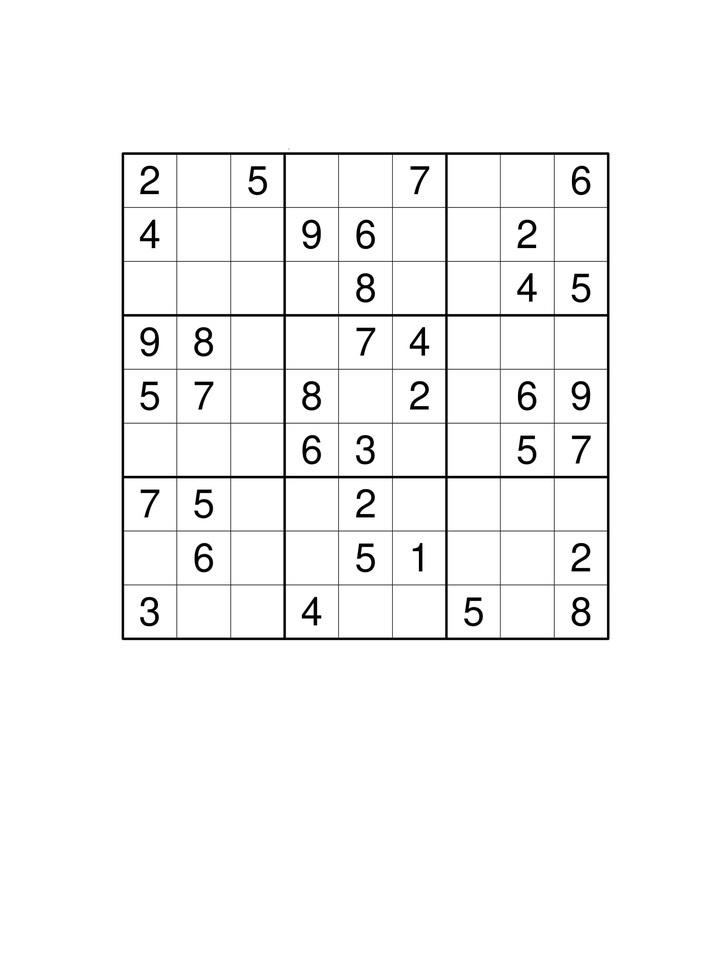
#> input picture source/test_imgs/1.jpg, 725 x 973 px, shrunk from 1639 x 2200 before the run
$ python -i ImagePreProcessor.py   (imports and definitions only)
#> lines starting #> are read from the running program, lines starting #| are printed output that depends on the picture; after the words box and inside, x2 and y2 are one past the last pixel; in counts of white or black regions, pixels touching at a corner belong together
#> further down, picture is the input picture: shape (973, 725, 3); min 0, max 255, mean 247.3
import cv2
from numpy import ndarray


class PreProcessor:
    def __init__(self):
        pass

    def process_image(self, image: ndarray) -> ndarray:
        """The image processor itself. What the function does: grayscale,
            Gaussian blur, adaptive threshold (binarization), inversion, morph,
            dilatation.

        Args:
            image (ndarray): The image to process.

        Returns:
            ndarray: The processed image.
        """
        # grayscale image
        image = cv2.cvtColor(image, cv2.COLOR_BGR2GRAY)

        # blur image
        image = cv2.GaussianBlur(image, (9, 9), 0)
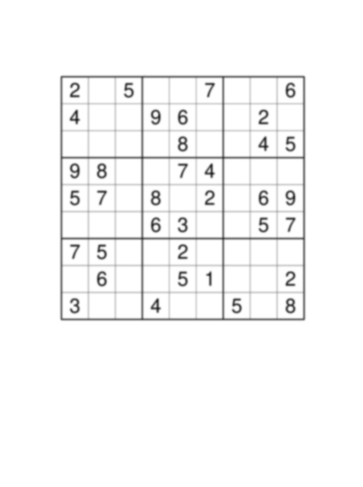
#> image: shape (973, 725) (shown at 1/2 size); min 31, max 255, mean 247.3

        # apply adaptive threshold: from grayscale to binary
        image = cv2.adaptiveThreshold(
            image, 255, cv2.ADAPTIVE_THRESH_GAUSSIAN_C, cv2.THRESH_BINARY, 11, 2
        )
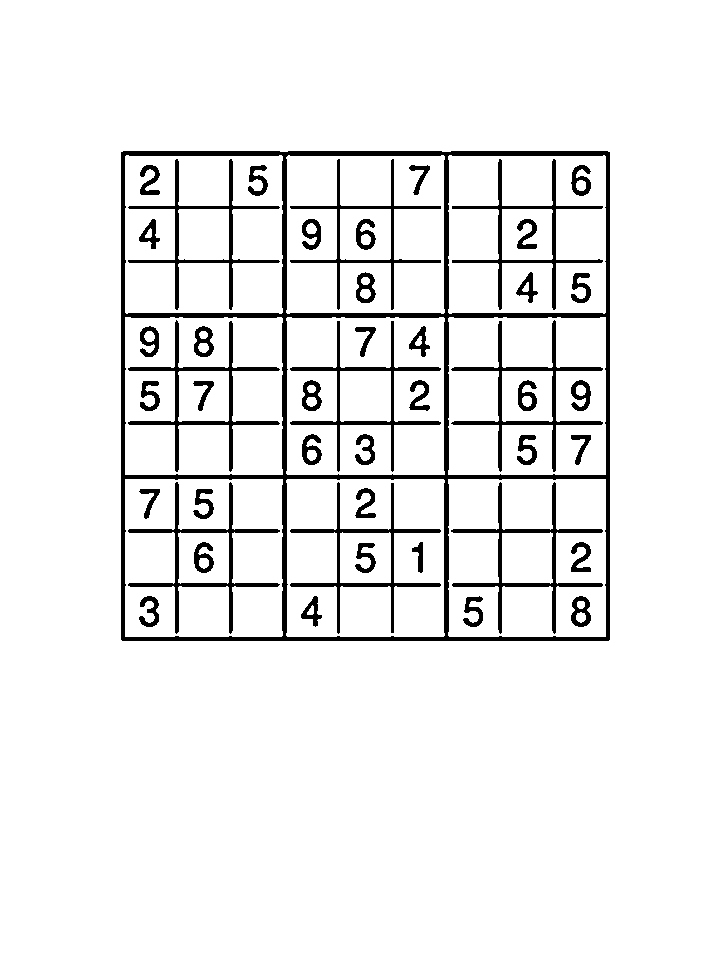
#> image: shape (973, 725); 93.4% white; 46 black regions, largest, box (x1, y1, x2, y2) and area: (121, 151, 610, 641) 17066, (128, 482, 280, 634) 2278, (128, 320, 280, 472) 2275

        # invert image (needed for cv2.findContours())
        image = cv2.bitwise_not(image, 0)

        # get rectangular kernel
        kernel = cv2.getStructuringElement(cv2.MORPH_RECT, (2, 2))

        # morph image to remove random noise
        image = cv2.morphologyEx(image, cv2.MORPH_OPEN, kernel)
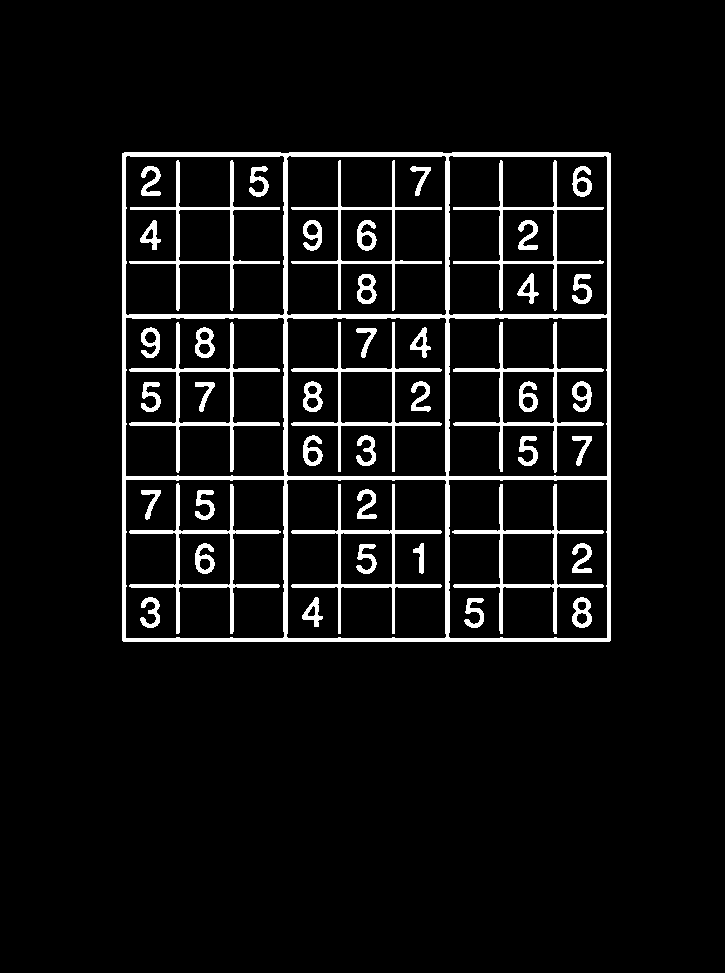
#> image: shape (973, 725); 6.6% white; 46 white regions, largest, box (x1, y1, x2, y2) and area: (122, 152, 611, 642) 17059, (129, 483, 281, 634) 2274, (129, 322, 280, 473) 2271

        # dilate image to increase border size
        result = cv2.dilate(image, kernel, iterations=1)
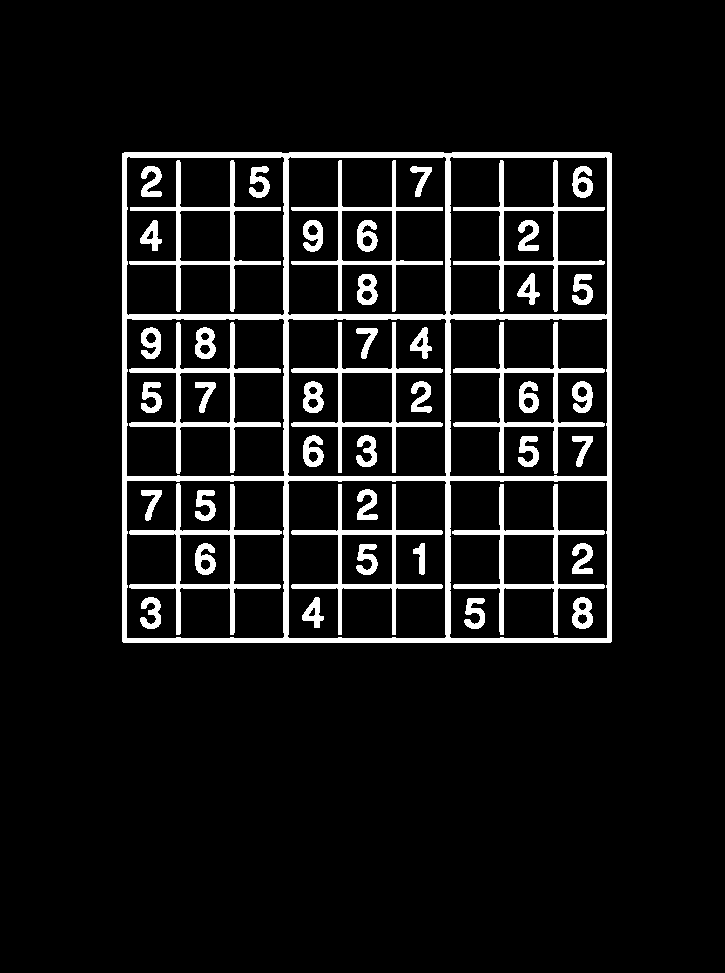
#> result: shape (973, 725); 8.3% white; 46 white regions, largest, box (x1, y1, x2, y2) and area: (122, 152, 612, 643) 20964, (129, 483, 282, 635) 2886, (452, 484, 605, 635) 2877

        return result

>>> import cv2
>>> picture = cv2.imread('../source/test_imgs/1.jpg')
>>> result = PreProcessor().process_image(picture)

$ run again, on source/test_imgs/2.jpg
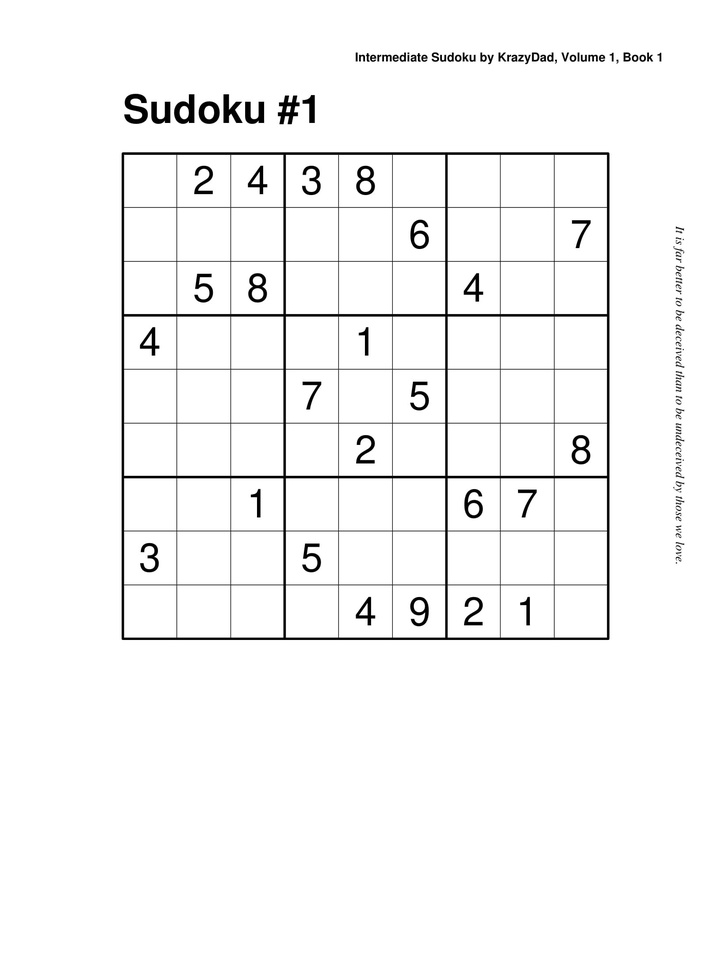
#> input picture source/test_imgs/2.jpg, 725 x 973 px, shrunk from 1639 x 2200 before the run
#> picture is the input picture: shape (973, 725, 3); min 0, max 255, mean 246.9
#> in process_image, `image = cv2.adaptiveThreshold( image, 255, cv2.ADAPTIVE_THRESH_GAUSSIA..`:
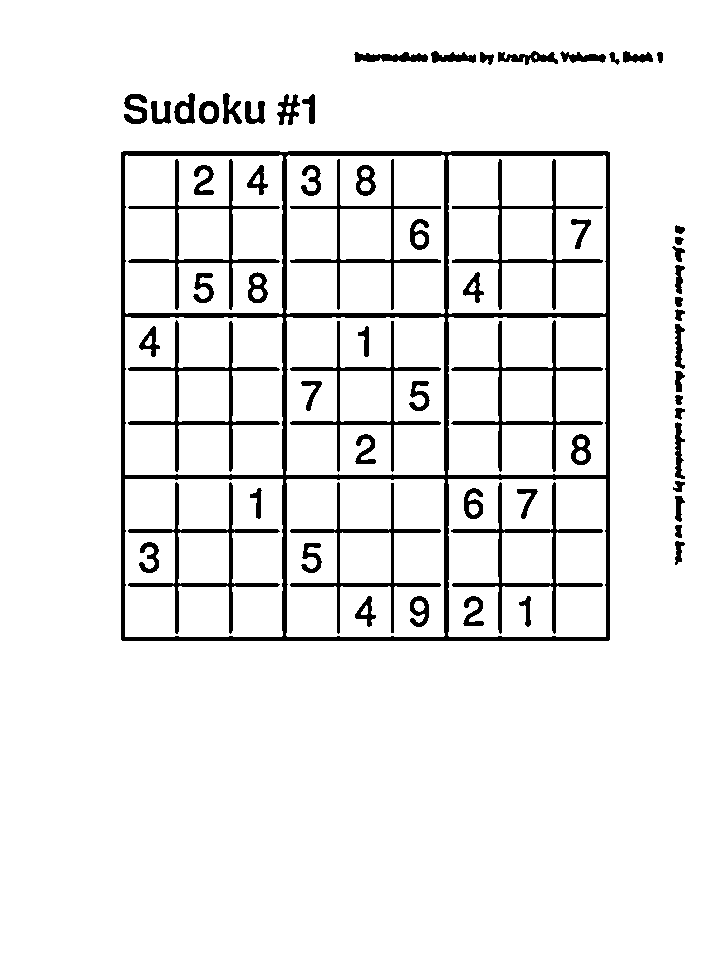
#> image: shape (973, 725); 93% white; 65 black regions, largest, box (x1, y1, x2, y2) and area: (121, 151, 610, 641) 17068, (128, 482, 280, 634) 2277, (128, 320, 280, 472) 2275
#> in process_image, `result = cv2.dilate(image, kernel, iterations=1)`:
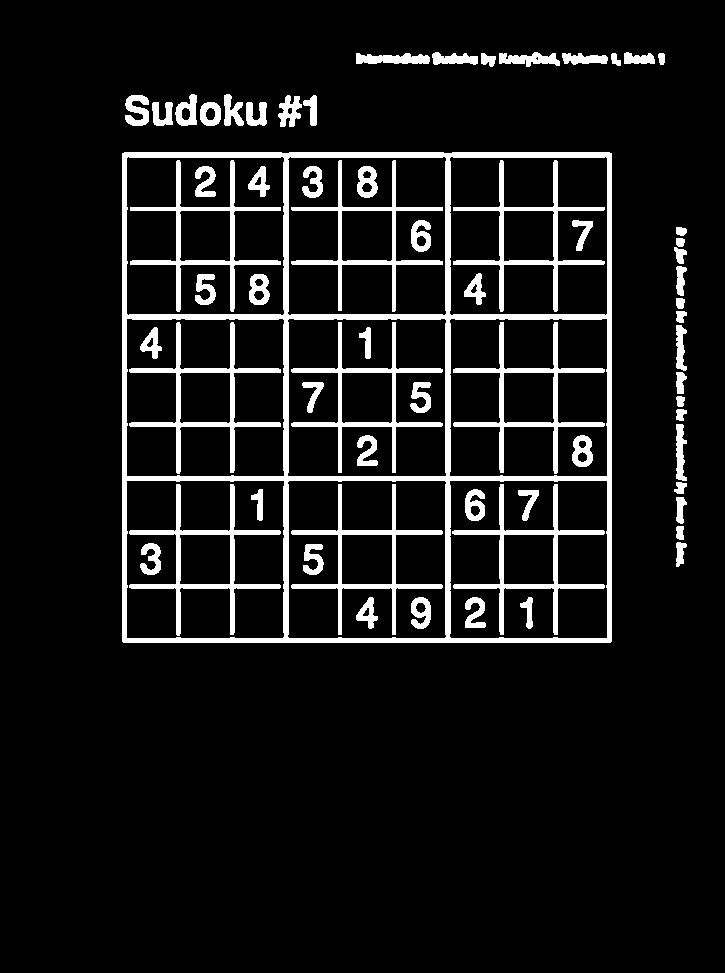
#> result: shape (973, 725); 8.8% white; 65 white regions, largest, box (x1, y1, x2, y2) and area: (122, 152, 612, 643) 20968, (129, 484, 281, 636) 2883, (452, 484, 605, 635) 2877

$ run again, on source/test_imgs/3.jpg
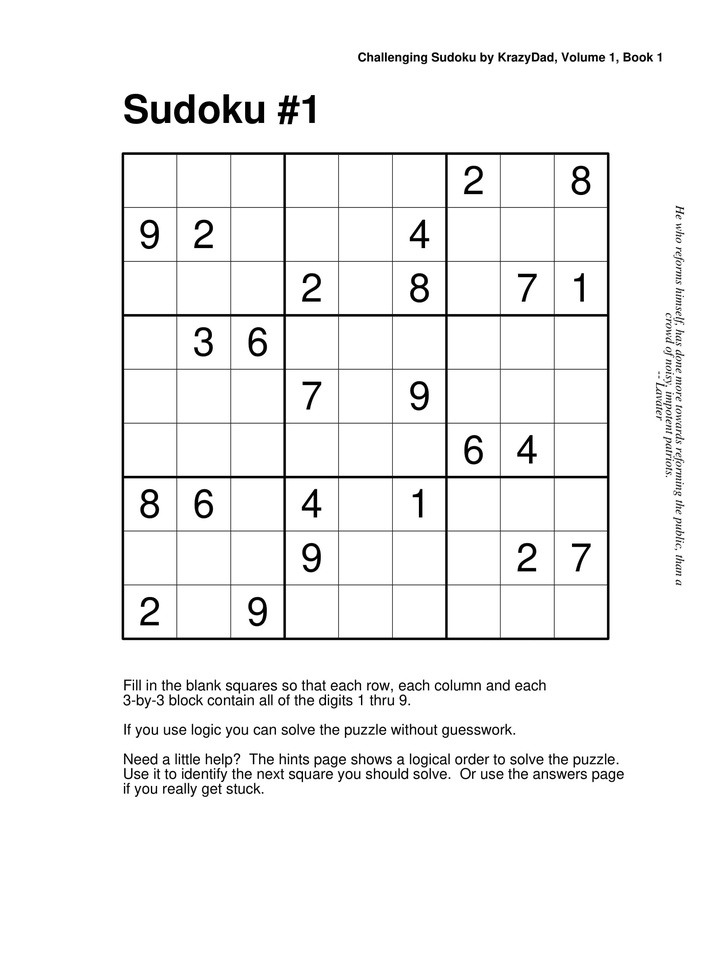
#> input picture source/test_imgs/3.jpg, 725 x 973 px, shrunk from 1639 x 2200 before the run
#> picture is the input picture: shape (973, 725, 3); min 0, max 255, mean 244.1
#> in process_image, `image = cv2.adaptiveThreshold( image, 255, cv2.ADAPTIVE_THRESH_GAUSSIA..`:
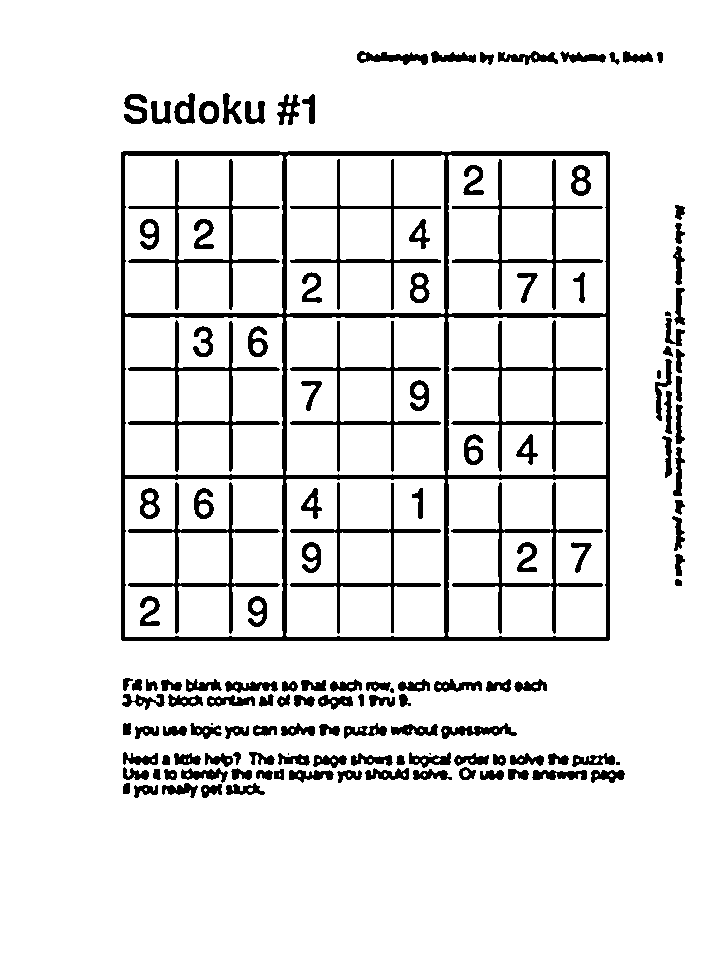
#> image: shape (973, 725); 90.6% white; 146 black regions (5 under 20 px), largest, box (x1, y1, x2, y2) and area: (121, 151, 610, 641) 17064, (128, 482, 280, 634) 2276, (128, 320, 280, 472) 2275
#> in process_image, `result = cv2.dilate(image, kernel, iterations=1)`:
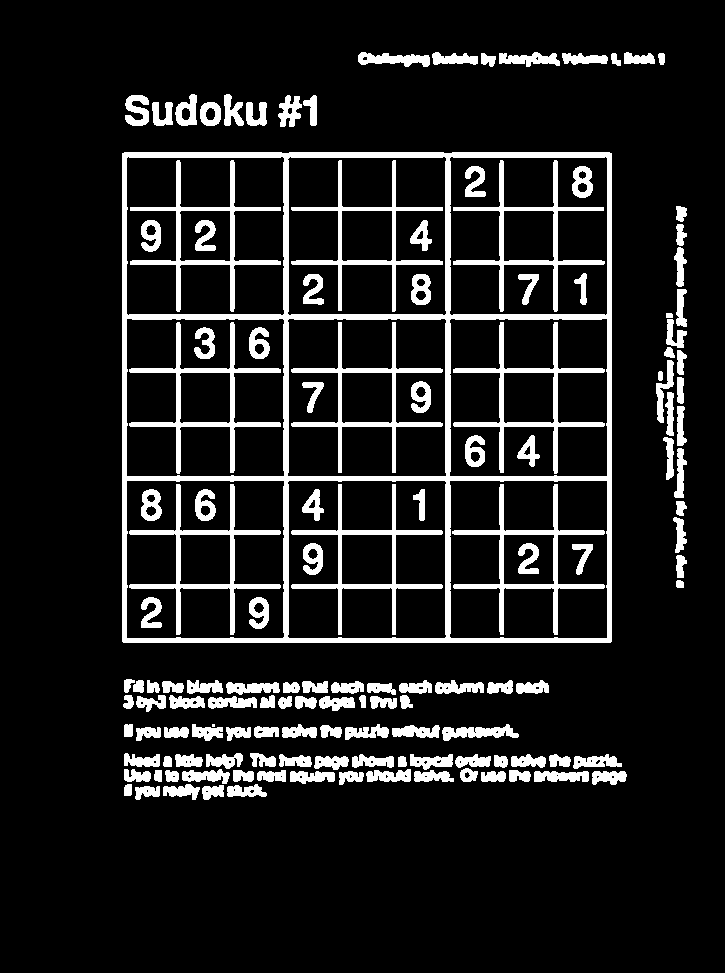
#> result: shape (973, 725); 11.9% white; 141 white regions (1 under 20 px), largest, box (x1, y1, x2, y2) and area: (122, 152, 612, 643) 20962, (129, 484, 281, 635) 2880, (452, 484, 605, 635) 2877
